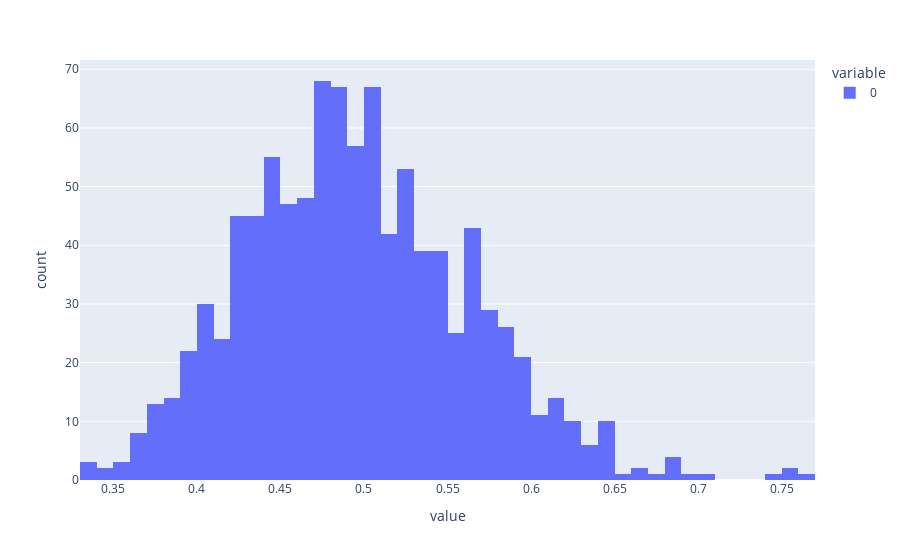

Notebook cell for this chart:
### Code cell
px.histogram(data, nbins=70)

### Figure 1 — Plotly figure (JSON) as saved in the notebook; plotly's stock layout.template omitted (floating-point values rounded to 4 significant figures; data arrays with more than 128 entries replaced by an {"elided": "..."} marker saying what was removed)
{"data": [{"alignmentgroup": "True", "bingroup": "x", "hovertemplate": "variable=0<br>value=%{x}<br>count=%{y}<extra></extra>", "legendgroup": "0", "marker": {"color": "#636efa", "pattern": {"shape": ""}}, "name": "0", "nbinsx": 70, "offsetgroup": "0", "orientation": "v", "showlegend": true, "type": "histogram", "x": {"elided": "1000 float values"}, "xaxis": "x", "yaxis": "y"}], "layout": {"barmode": "relative", "legend": {"title": {"text": "variable"}, "tracegroupgap": 0}, "margin": {"t": 60}, "xaxis": {"anchor": "y", "domain": [0, 1], "title": {"text": "value"}}, "yaxis": {"anchor": "x", "domain": [0, 1], "title": {"text": "count"}}}}
